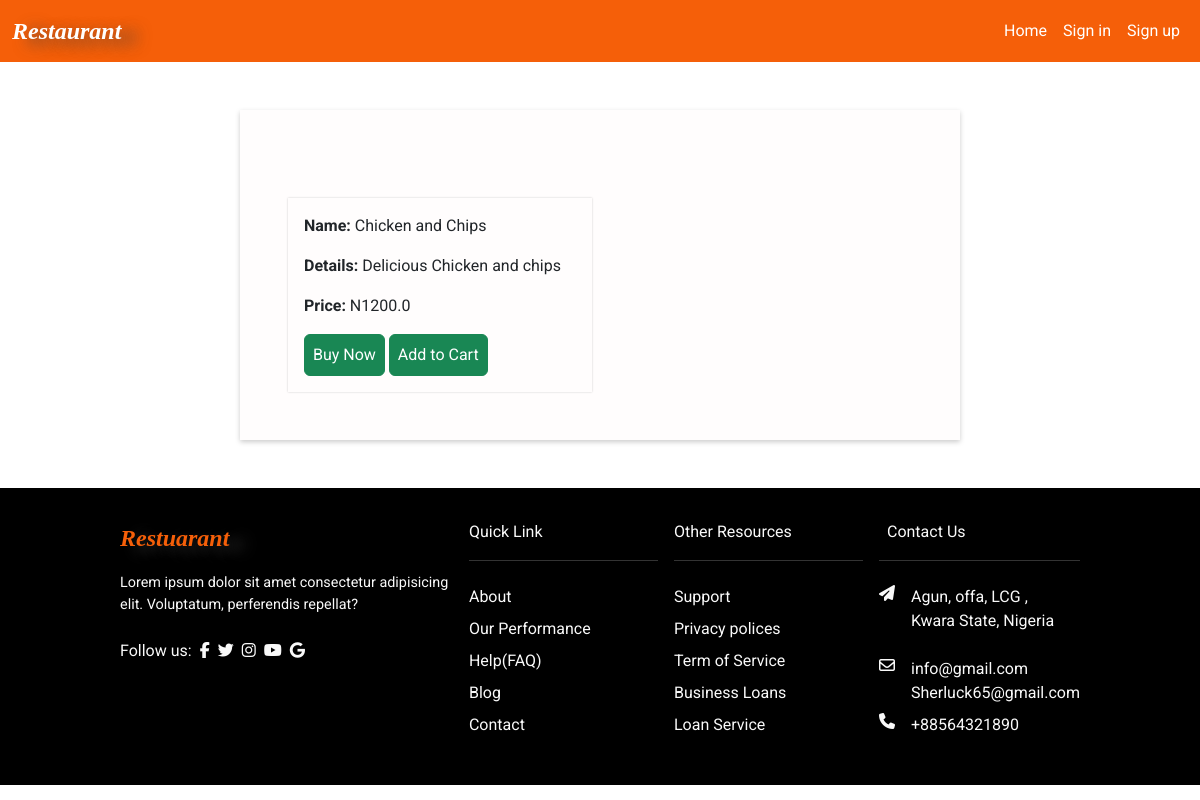
The app's page /1/, older data.
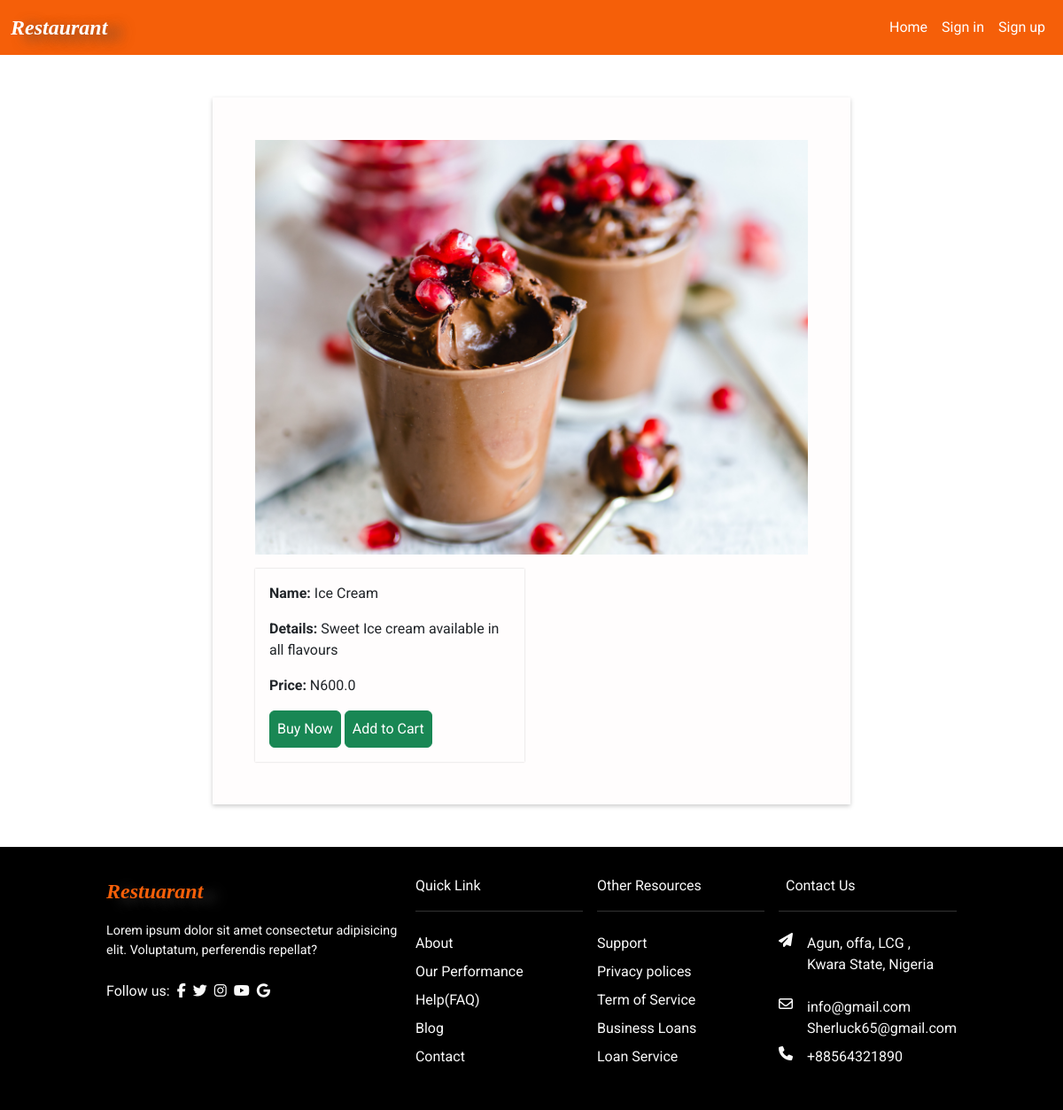
The same page, newer data.
### food/models.py (models this page shows, shortened)
class Food(models.Model):
    title = models.CharField(max_length=100, null=False)
    description = models.TextField()
    price = models.FloatField(null=False)
    availability = models.BooleanField(default=True)
    image = models.ImageField(upload_to="images")
    category = models.ForeignKey("Category", on_delete=models.SET_NULL, null=True)

### food/views.py (the view)
# urls.py: path("<int:food_id>/", views.food_details, name="food-details"),
def food_details(request, food_id):
    food = Food.objects.filter(id=food_id).first()
    return render(request, "food/food_details.html", {"food": food})

### food/templates/food/food_details.html (shortened to what this page needs)
{% extends "base.html" %}
{% block content %}
  <div class="order_menu">
    <div class="move_to_cart">
      <img src="{{ food.image.url }}" alt="">
      <div class="menu_detail">
        <div class="user_data">
          <p><strong>Name:</strong> <span class="text-sm">{{ food.title }}</span></p>
          <p><strong>Details:</strong> <span class="text-sm">{{ food.description }}</span></p>
          <p><strong>Price:</strong> <span class="text-sm">N{{ food.price }}</span></p>
          <button type="submit" class="btn btn-success p-2" href="">Buy Now</button>
          <a class="btn btn-success p-2" href="{% url 'food-cart' request.user.id food.id %}">Add to Cart</a>
        </div>
      </div>
    </div>
  </div>
{% endblock content %}

### templates/base.html (shortened to what this page needs)
{% load static %}
<!DOCTYPE html>
<html lang="en">
  <head>
    <link href="https://cdn.jsdelivr.net/npm/bootstrap@5.2.1/dist/css/bootstrap.min.css" rel="stylesheet">
    <link rel="stylesheet" href="{% static 'css/style.css' %}" />
  </head>
  <body>
    {% block navbar %}
    <nav class="navbar navbar-expand-lg navbar-light">
      <div class="container-fluid">
        <a class="navbar-brand" href="{% url 'food-homepage' %}"><i class="logo">Restaurant</i></a
        >
        <div class="collapse navbar-collapse" id="navbarNav">
          <ul class="navbar-nav">
            <li class="nav-item">
              <a class="nav-link active" aria-current="page" href="{% url 'food-homepage' %}">Home</a
              >
            </li>
            {% if request.user.is_authenticated %}
              {% if request.user.is_superuser %}
                <li class="nav-item">
                  <a class="nav-link" href="">Category</a>
                </li>
                <li class="nav-item">
                  <a class="nav-link" href="">Order</a>
                </li>
                 <li class="nav-item">
                  <a class="nav-link" href="{% url 'admin_page-homepage' %}">Admin</a>
                </li>
                <li class="nav-item">
                  <a class="nav-link" href="{% url 'account-logout' %}">Logout</a>
                </li>
              {% else %}
                <li class="nav-item">
                  <a class="nav-link" href="">Category</a>
                </li>
                <li class="nav-item">
                  <a class="nav-link" href="">Order</a>
                </li>
                <li class="nav-item">
                  <a class="nav-link" href="{% url 'food-profile' %}">Profile</a>
                </li>
                <li class="nav-item">
                  <a class="nav-link" href="{% url 'account-logout' %}">Logout</a>
                </li>
              {% endif %}
            {% else %}
              <li class="nav-item">
                <a class="nav-link" href="{% url 'account-login' %}">Sign in</a>
              </li>
              <li class="nav-item">
                <a class="nav-link" href="{% url 'account-register' %}"
                  >Sign up</a
                >
              </li>
            {% endif %}
          </ul>
        </div>
      </div>
    </nav>
    {% endblock navbar %}
    {% block content %}{% endblock content %}
    {% block footer %}
      <footer class="information">
        <div class="footer-content">
        <div class="finix-footer">
          <div class="finix-footer-text">
            <div class="logo">
              <a class="navbar-brand" href="index.html"><i class="logo">Restuarant</i></a>
          </div>
            <p>Lorem ipsum dolor sit amet consectetur adipisicing elit.
              Voluptatum, perferendis repellat?</p>
          </div>
          <div class="follow-us">
            <p>Follow us:</p>
            <a href="https://www.facebook.com"><i class="fa fa-facebook"></i></a>
            <a href="https://www.twitter.com"><i class="fa fa-twitter"></i></a>
            <a href="https://www.instagram.com"><i class="fa fa-instagram"></i></a>
            <a href="https://www.youtube.com"><i class="fa fa-youtube"></i></a>
            <a href="https://www.google.com"><i class="fa fa-google"></i></a>
          </div>
        </div>
        <div class="footer-left-side">
          <div class="quick-link">
            <p>Quick Link</p>
            <div class="footer-link">
            <a href="">About</a>
            <a href="">Our Performance</a>
            <a href="">Help(FAQ)</a>
            <a href="">Blog</a>
            <a href="">Contact</a>
          </div>
          </div>
          <div class="other-resources">
            <p>Other Resources</p>
            <div class="footer-link">
            <a href="">Support</a>
            <a href="">Privacy polices</a>
            <a href="">Term of Service</a>
            <a href="">Business Loans</a>
            <a href="">Loan Service</a>
          </div>
          </div>
          <div class="last-part">
            <p>Contact Us</p>
            <div class="address town">
            <i class="fa fa-paper-plane"></i>
            <p class="">Agun, offa, LCG , Kwara State,
            Nigeria
            </p>
          </div>
          <div class="email">
          <a href="" class="address envelop">
            <i class="fa fa-envelope-o"></i>
          </a>
          <div class="info">
            <a href="">info@gmail.com</a>
            <a href="">Sherluck65@gmail.com</a></div>
          </div>
          <a href="" class="address phone">
            <i class="fa fa-phone"></i>
            <p>+88564321890</p>
          </a>
          </div>
        </div>
      </div>
    </footer>
    {% endblock footer %}
  </body>
</html>

### static/css/style.css (style rules this page uses)
* { box-sizing: border-box; margin: 0; padding: 0; }
body { font-family: "Roboto", sans-serif; }
:root { --primary-color: #e73c3e; --secondary-color: #606060; }
img { max-width: 100%; }
.logo { font-weight: 900; font-size: 1.5rem; font-family: fantasy; text-shadow: 15px 5px 15px rgba(66, 66, 66, 0.8); }
.navbar-collapse { justify-content: flex-end !important; }
.navbar { background-color: #f55f09; }
.navbar a { color: #fff !important; }
.info a { padding-left: 1rem; }
.email { display: flex; margin: 0.5rem 0; }
.phone { color: #f9f9f9; text-decoration: none; }
.email a { color: #f9f9f9; text-decoration: none; }
.follow-us a { color: #f9f9f9; display: block; margin-left: 0.5rem; text-decoration: none; }
.footer-link a { color: #f9f9f9; text-decoration: none; display: block; padding-top: 0.5rem; }
.last-part p:first-child { border-bottom: 1px solid rgba(255, 255, 255, 0.2); padding-bottom: 1rem; padding-left: 0.5rem; }
.other-resources p { border-bottom: 1px solid rgba(255, 255, 255, 0.2); padding-bottom: 1rem; }
.quick-link p { border-bottom: 1px solid rgba(255, 255, 255, 0.2); padding-bottom: 1rem; }
.address p { padding: 0 1rem; }
.address { display: flex; line-height: 1.5; }
.finix-footer-text { line-height: 1.5; }
.follow-us { display: flex; padding-top: 0.5rem; }
.finix-footer-text p:last-child { font-size: 0.9rem; padding-top: 0.5rem; }
.logo { padding-bottom: 0.5rem; }
.logo a { color: #f55f09; }
.footer-left-side { display: grid; grid-template-columns: repeat(3, 1fr); margin-left: 1rem; gap: 1rem; }
.footer-content { width: 80%; margin: 0 auto; padding: 2rem 0; display: flex; justify-content: space-between; }
.information { background-color: #000; color: #f9f9f9; }
.address.town { padding-top: 0.5rem; }
.user_data, .menu_data { box-shadow: 0px 0 2px #ccc; padding: 1rem; }
.order_menu { width: 60%; margin: 3rem auto; padding: 3rem; box-shadow: 0 2px 5px #ccc; background-color: rgba(255, 242, 242, 0.2); }
.menu_detail { display: grid; grid-template-columns: repeat(2, 1fr); gap: 1rem; margin-top: 1rem; }

Row changes from the older to the newer data that the page shows:
changed Food: image: picture added; title "Chicken and Chips" → "Ice Cream"; description "Delicious Chicken and chips" → "Sweet Ice cream available in all flavours"; price "1200.0" → "600.0"
